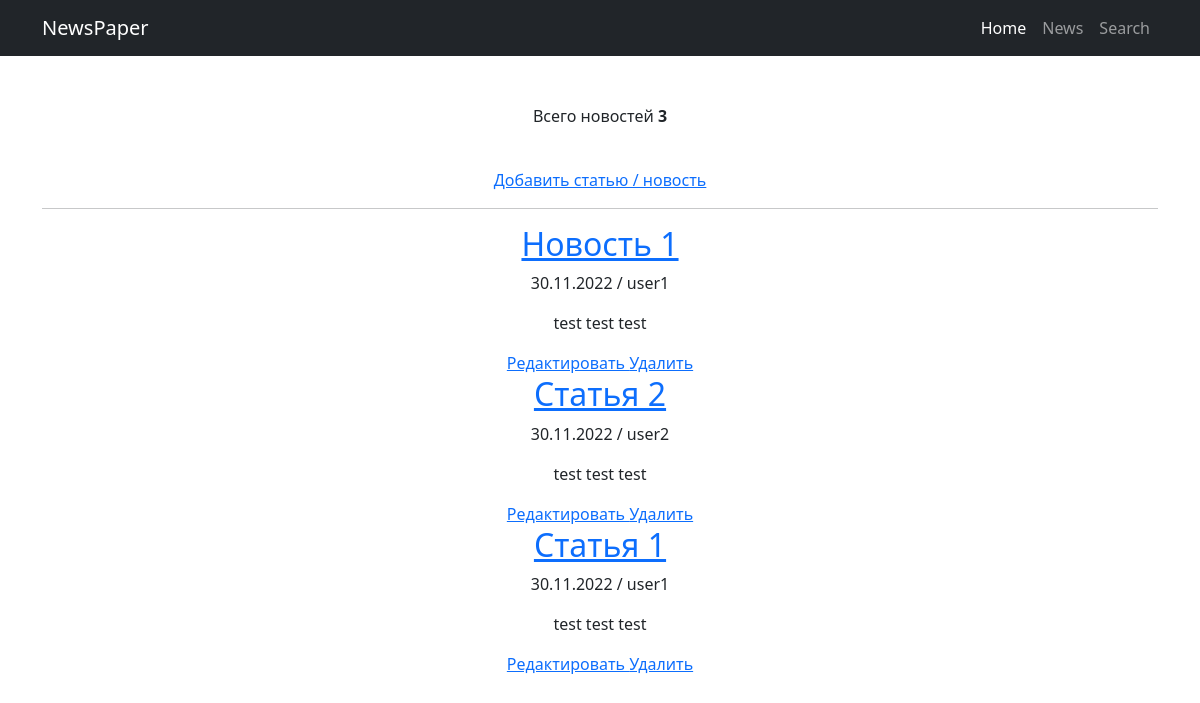
Before: /news/ with the older database file.
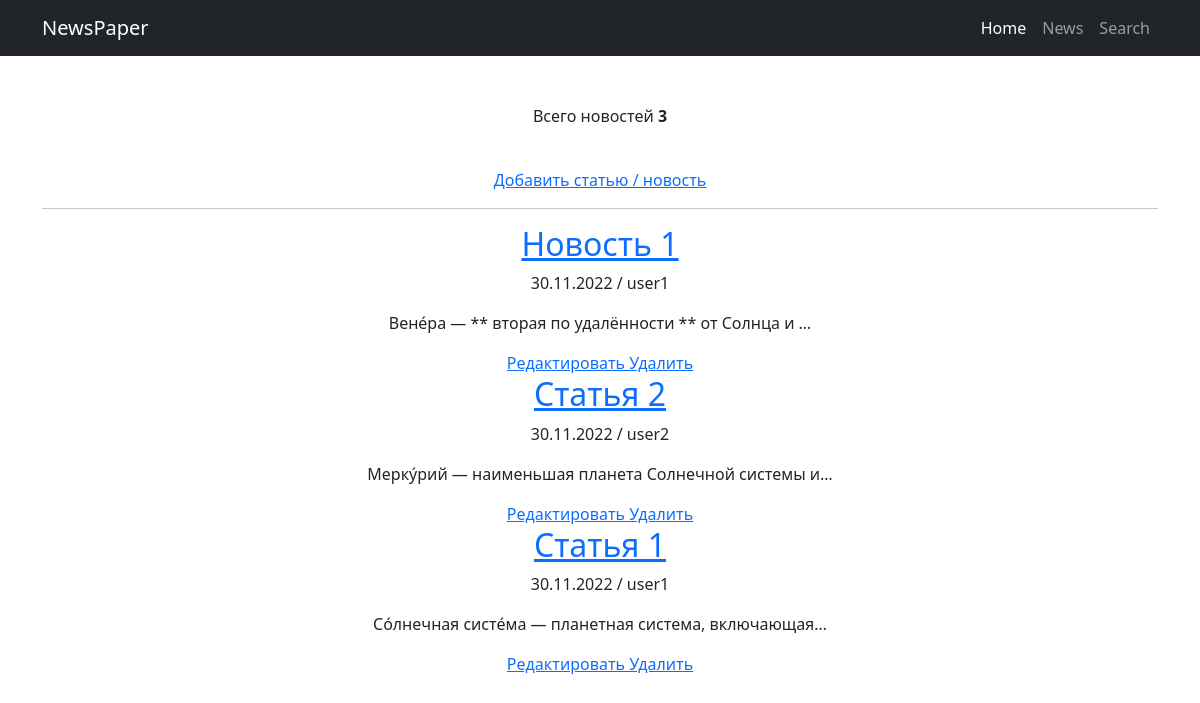
After: the same page with the newer database file.
### news/models.py (models this page shows, shortened)
class Post(models.Model):
    TYPES = (
        ('arti', 'статья'),
        ('news', 'новость')
    )
    author = models.ForeignKey(Author, on_delete=models.SET('автор неизвестен'), verbose_name='автор')
    type_of_post = models.CharField(max_length=4, choices=TYPES, default='news', verbose_name='тип поста')
    created_at = models.DateTimeField(auto_now_add=True)
    categories = models.ManyToManyField(Category, through='PostCategory', verbose_name='категории')
    title = models.CharField(max_length=255, verbose_name='заголовок')
    text = models.TextField(verbose_name='текст')
    rating = models.IntegerField(default=0, verbose_name='рейтинг')

class Author(models.Model):
    user = models.OneToOneField(User, on_delete=models.CASCADE)
    rating = models.IntegerField(default=0, verbose_name='рейтинг')

### news/views.py (the view)
# urls.py: path('', PostListView.as_view(), name='all_news'),
class PostListView(ListView):
    model = Post
    template_name = 'news/posts.html'
    context_object_name = 'posts'
    ordering = '-created_at'
    paginate_by = 10
    def get_context_data(self, **kwargs):
        context = super().get_context_data(**kwargs)
        context['count'] = len(self.get_queryset())
        return context

### news/templatetags/custom_filters.py (called while the page is built)
@register.filter(name='censor')
def censor(value):
    profanity = ['банан', 'апельсин']
    for word in profanity:
        if word in value:
            value = value.replace(word, '**')
    return value

### news/templates/news/posts.html (shortened to what this page needs)
{% extends 'news/default.html' %}
{% load custom_filters %}
{% block content %}
    <p>Всего новостей <b>{{ count }}</b></p>
    <br>
    <a href="{% url 'news:add_post' %}">Добавить статью / новость</a>
    <hr>
    {% if posts %}
        {% for post in posts %}
            <div>
                <h2><a href="{% url 'news:detail' post.id %}">{{ post.title|censor }}</a></h2>
                <p>{{ post.created_at|date:"d.m.Y" }} / {{ post.author.user.username }}</p>
                <p>{{ post.text|censor|truncatechars:50 }}</p>
                <a href="{% url 'news:update_post' post.id %}">Редактировать </a>
                <a href="{% url 'news:delete_post' post.id %}"> Удалить</a>
            </div>
        {% endfor %}
    {% else %}
        <h2>Список статей и новостей пуст =(</h2>
    {% endif %}
{% endblock content %}

Changed rows visible on the page:
changed Post "Новость 1": text|censor "test test test" → "Вене́ра — ** вторая по удалённости ** от Солнца и …"
changed Post "Статья 2": text|censor "test test test" → "Мерку́рий — наименьшая планета Солнечной системы и…"
changed Post "Статья 1": text|censor "test test test" → "Со́лнечная систе́ма — планетная система, включающая…"
